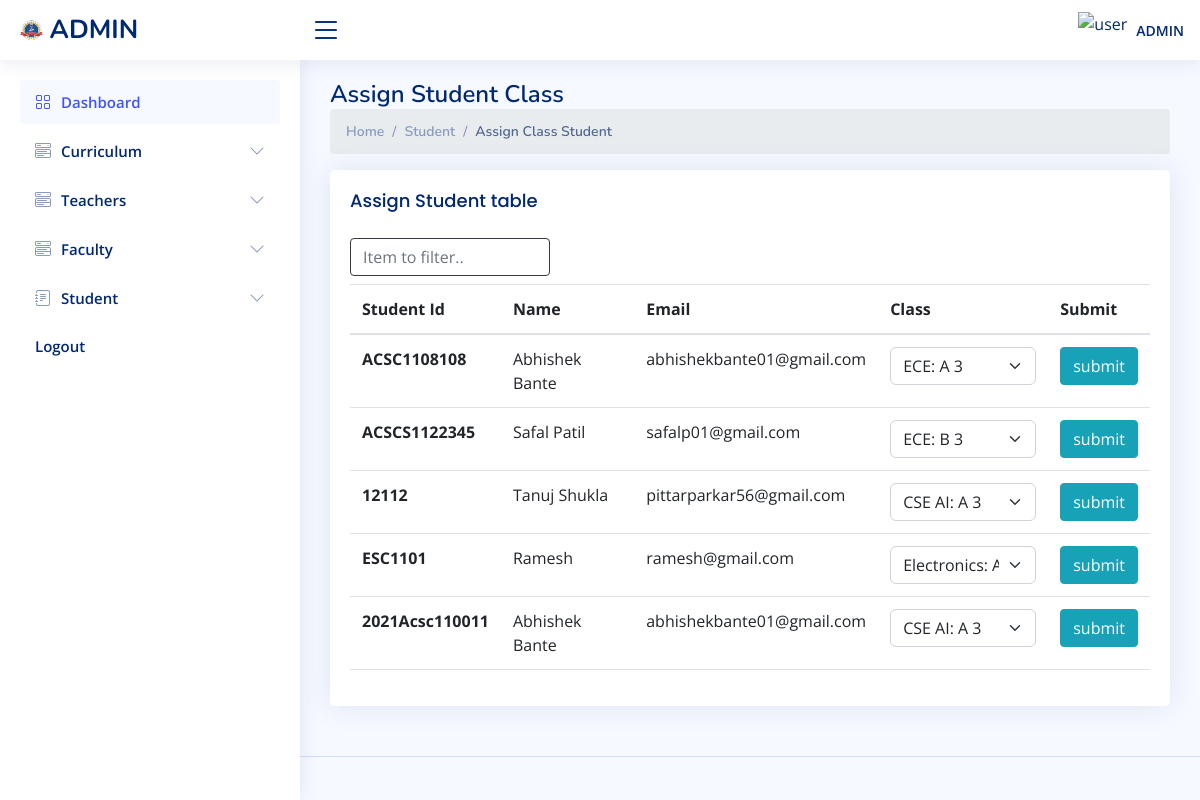
Page /admin/assign_stud_section.php (signed in) on the committed database.
### tables this page shows
CREATE TABLE `student` (
  `id` varchar(255) NOT NULL,
  `name` text NOT NULL,
  `father_name` text NOT NULL,
  `mother_name` text NOT NULL,
  `email` text DEFAULT NULL,
  `personal_mobile` text DEFAULT NULL,
  `father_mobile` text DEFAULT NULL,
  `mother_mobile` text DEFAULT NULL,
  `address` text DEFAULT NULL,
  `birth_day` varchar(15) DEFAULT NULL,
  `gender` text DEFAULT NULL,
  `religion` text DEFAULT NULL,
  `ssc_school` text DEFAULT NULL,
  `ssc_roll` varchar(11) DEFAULT NULL,
  `ssc_board` text DEFAULT NULL,
  `ssc_year` varchar(255) NOT NULL,
  `ssc_result` double DEFAULT NULL,
  `hsc_school` text DEFAULT NULL,
  `hsc_roll` varchar(11) DEFAULT NULL,
  `hsc_board` text DEFAULT NULL,
  `hsc_year` varchar(255) NOT NULL,
  `hsc_result` double DEFAULT NULL,
  `date` varchar(25) DEFAULT NULL
);

### admin/connect/db.php (called while the page is built)
<?php
class connect{
    public $servername = "localhost";
    private $username = "root";
    private $password = "";
    private $dbname = "jit_college";
    public function dbconnect()
	{
		$db=mysqli_connect($this->servername,$this->username,$this->password,$this->dbname);
		return $db;
	}
}
?>

### admin/connect/fun.php (called while the page is built, shortened)
<?php
class fun
{
    private $db;
    function __construct($con)
    {
        $this->db = $con;
    }
   public function fetchDepartmentWithId($id){
        $sql = "SELECT * FROM `dept` WHERE `dept_id` = $id";
        $fetch = mysqli_query($this->db, $sql);
        return $fetch;
   }
   public function fetchAllSection(){
    $sql = "SELECT * FROM `class` WHERE 1";
    $fetch = mysqli_query($this->db, $sql);
    return $fetch;
   }
    public function fetchAllStudent(){
          $sql = "SELECT * FROM `student` WHERE 1";
          $result = mysqli_query($this->db,$sql);
          return $result;
    }
    public function fetchClassAssignedStudentWithId($id){
          $sql = "SELECT * FROM `stud_class` WHERE `sid` = '$id'";
          $result = mysqli_query($this->db,$sql);
          if($result){
               $fetch = mysqli_fetch_assoc($result);
          }
          else{
               $fetch = null;
          }
          return $fetch;
    }
}
?>

### admin/assign_stud_section.php (the view, shortened to what this page needs)
<?php
  include "connect/db.php";
  include "connect/fun.php";
  $connect = new connect();
  $fun=new fun($connect->dbconnect());
  $fetch = $fun->fetchAllStudent();
?>
<!DOCTYPE html>
<html lang="en">
<head>
  <?php
  include "include/links.php";
 ?>
</head>
<body>
  <?php
  include "include/header.php";
 ?>
  <?php
  include "include/sideBar.php";
 ?>
  <main id="main" class="main">
    <div class="pagetitle">
        <h1>Assign Student Class</h1>
        <nav>
          <ol class="breadcrumb">
            <li class="breadcrumb-item"><a href="index.php">Home</a></li>
            <li class="breadcrumb-item">Student</li>
            <li class="breadcrumb-item active">Assign Class Student</li>
          </ol>
        </nav>
      </div>
      <section class="section">
        <div class="row">
          <div class="col-lg-12">
            <div class="card">
            <div class="card-body">
                <h5 class="card-title">Assign Student table</h5>
                <div class="table-responsive">
                  <div>
                    <input type="text" class="cd-search table-filter form-control w-25 mb-2 border border-dark rounded-xl" data-table="order-table" placeholder="Item to filter.." />
                  </div>
                    <table class="table  cd-table order-table ">
                        <thead>
                          <tr>
                            <th scope="col">Student Id</th>
                            <th scope="col">Name</th>
                            <th scope="col">Email</th>
                            <th scope="col">Class</th>
                            <th scope="col">Submit</th>
                          </tr>
                        </thead>
                        <tbody>
                        <?php
                            if(mysqli_num_rows($fetch)>0){
                                while($res = mysqli_fetch_assoc($fetch)){
                                  $id = $res['id'];
                                  $class = $fun->fetchAllSection();
                                  $assign = $fun->fetchClassAssignedStudentWithId($id);
                        ?>
                          <tr>
                            <form action="assign_stud_section.php" method="POST">
                                  <th scope="row">
                                    <?php echo $res['id']?>
                                  </th>
                                  <td><?php echo $res['name']?></td>
                                  <td><?php echo $res['email']?></td>
                                  <td>
                                    <select name="class" id="class" class="form-select">
                                      <?php
                                          if(mysqli_num_rows($class)> 0){
                                            while($row = mysqli_fetch_array($class)) {
                                              if($assign != null){
                                                $checked = ($assign['class_id'] == $row['class_id'])?('selected'):('');
                                              }
                                              else{
                                                $checked = '';
                                              }
                                              $dept = $row['dept'];
                                              $department = $fun->fetchDepartmentWithId($dept);
                                              $dept = mysqli_fetch_assoc($department);
                                      ?>
                                            <option value="<?php echo $row['class_id']?>" <?php echo $checked?>><?php echo $dept['name'].": ".$row['sec']."  ".$row['sem']?></option>
                                      <?php
                                            }
                                          }
                                      ?>
                                    </select>
                                  </td>
                                  <td>
                                    <input type="submit" name="submit" id="submit" value="submit" class="btn btn-info">
                                  </td>
                            </form>
                          </tr>
                         <?php
                            }
                        }
                         ?>
                        </tbody>
                      </table>
                </div>
              </div>
            </div>
          </div>
        </div>
      </section>
  </main>
  <?php
  include "include/footer.php";
 ?>
</body>
</html>

### admin/assets/css/style.css (style rules this page uses)
:root { scroll-behavior: smooth; }
body { font-family: "Open Sans", sans-serif; background: #f6f9ff; color: #444444; }
a { color: #4154f1; text-decoration: none; }
h1, h2, h3, h4, h5, h6 { font-family: "Nunito", sans-serif; }
#main { margin-top: 60px; padding: 20px 30px; transition: all 0.3s; }
.pagetitle { margin-bottom: 10px; }
.pagetitle h1 { font-size: 24px; margin-bottom: 0; font-weight: 600; color: #012970; }
.card { margin-bottom: 30px; border: none; border-radius: 5px; box-shadow: 0px 0 30px rgba(1, 41, 112, 0.1); }
.card-title { padding: 20px 0 15px 0; font-size: 18px; font-weight: 500; color: #012970; font-family: "Poppins", sans-serif; }
.card-body { padding: 0 20px 20px 20px; }
.breadcrumb { font-size: 14px; font-family: "Nunito", sans-serif; color: #899bbd; font-weight: 600; }
.breadcrumb a { color: #899bbd; transition: 0.3s; }
.breadcrumb .breadcrumb-item::before { color: #899bbd; }
.breadcrumb .active { color: #51678f; font-weight: 600; }
@media (min-width: 1200px) { #main, #footer { margin-left: 300px; } }

### rows in the picture
student: id "ACSC1108108", name "Abhishek Bante", email "abhishekbante01@gmail.com"
student: id "ACSCS1122345", name "Safal Patil", email "safalp01@gmail.com"
student: id "12112", name "Tanuj Shukla", email "pittarparkar56@gmail.com"
student: id "ESC1101", name "Ramesh", email "ramesh@gmail.com"
student: id "2021Acsc110011", name "Abhishek Bante", email "abhishekbante01@gmail.com"

### other values in the picture
form field class "ECE: A 3"
form field class "ECE: B 3"
form field class "CSE AI: A 3"
form field class "Electronics: A 5"
